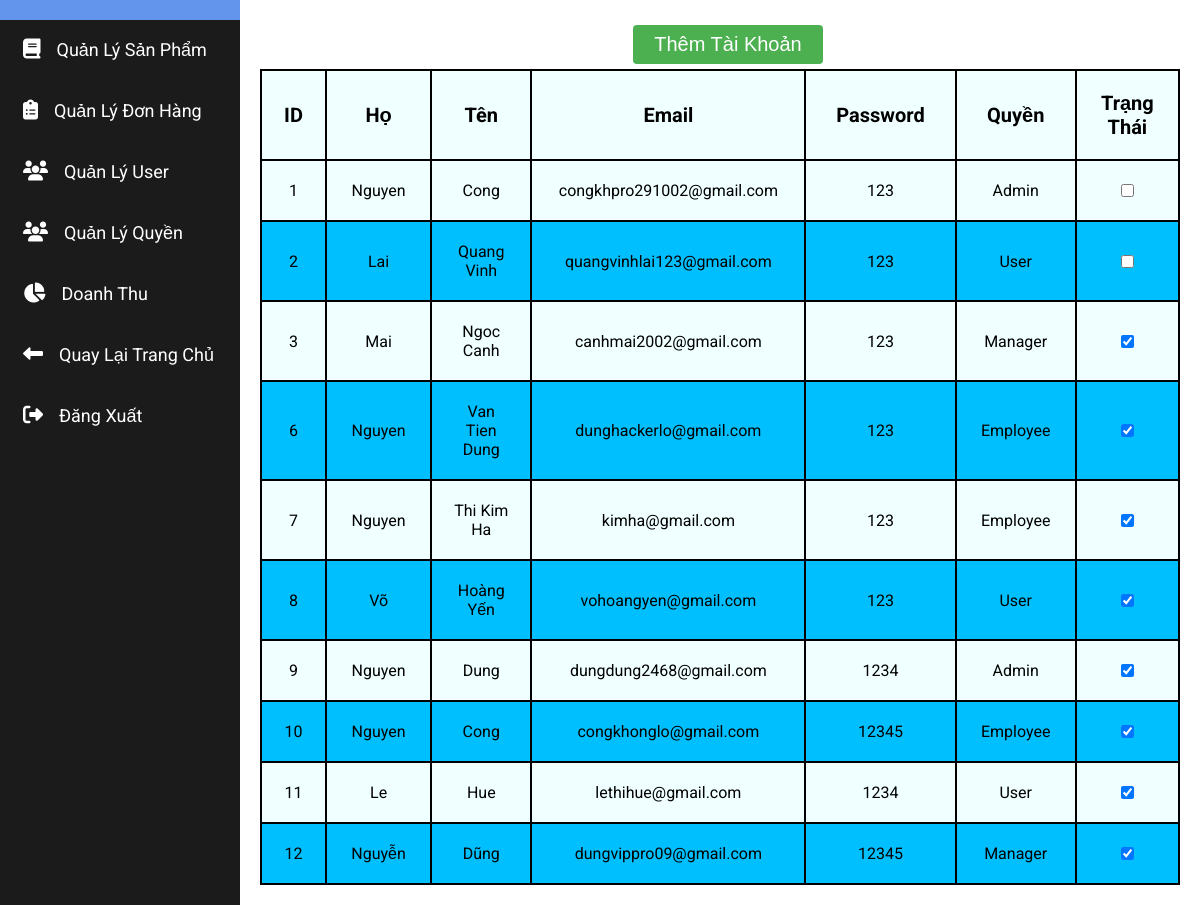
Screenshot of /admin.php?id=3&c=0 with the database file from the repository.
### tables this page shows
CREATE TABLE `account` (
  `IDAccount` int(11) NOT NULL,
  `FirstName` varchar(10) NOT NULL,
  `LastName` varchar(100) NOT NULL,
  `Email` varchar(50) NOT NULL,
  `Password` varchar(50) NOT NULL,
  `DiaChi` varchar(50) NOT NULL,
  `SDT` varchar(20) NOT NULL,
  `Role` varchar(50) NOT NULL,
  `Status` varchar(10) NOT NULL
);

### DAL/DAL_QL_User.php (the view, shortened to what this page needs)
<?php
include("DAL_Connect.php");
$sql = "SELECT * FROM account ORDER BY IDAccount ASC";
$result = $conn->query($sql);
if ($result->num_rows > 0) {
    while($row = $result->fetch_assoc()) {
    echo "<tr>";
    echo "<td>" . $row['IDAccount'] . "</td>";
    echo "<td>" . $row['FirstName'] . "</td>";
    echo "<td>" . $row['LastName'] . "</td>";
    echo "<td>" . $row['Email'] . "</td>";
    echo "<td>" . $row['Password'] . "</td>";
    echo "<td>" . $row['Role'] . "</td>";
    echo '<td><input type="checkbox" id="'.$row['IDAccount'].'" ' . ($row['Status'] == 1 ? 'checked' : '') . ' onclick="checkedUser('.$row['IDAccount'].')"></td>';
    echo "</tr>";
    }
  } else {
    echo "0 results";
  }
?>

### admin.php (shortened to what this page needs)
<link rel="stylesheet" href="./css/Admin.css">
<link rel="stylesheet" href="https://maxcdn.bootstrapcdn.com/font-awesome/4.4.0/css/font-awesome.min.css">
<link rel="stylesheet" href="https://cdnjs.cloudflare.com/ajax/libs/font-awesome/6.2.1/css/all.min.css" />
<body>
    <div class="Menu">
        <nav class="sidebar">
            <div class="Header admin_info">
            </div>
            <ul>
                <li>
                    <a href="" class="btn_sanpham" id="SP"><i class="fa-solid fa-book"></i>Quản Lý Sản Phẩm</a>
                </li>
                <li>
                    <a href="" class="btn_Orders" id="DH"><i class="fa-solid fa-clipboard-list"></i>Quản Lý Đơn Hàng</a>
                </li>
                <li>
                    <a href="" class="btn__users btn_User" id="User"> <i class="fa-solid fa-users"></i>Quản Lý User</a>
                </li>
                <li>
                    <a href="" class="btn__Quyen" id="PQ"> <i class="fa-solid fa-users"></i>Quản Lý Quyền</a>
                </li>
                <li>
                    <a href="" class="btn_Doanhthu" id="DT"><i class=" fa-solid fa-chart-pie"></i>Doanh Thu</a>
                </li>
                <li>
                    <a href="index.php" class="btn__backHomePage btn_Back"><i class="fa-solid fa-left-long"></i>Quay Lại Trang Chủ</a>
                </li>
                <li>
                    <a href="logout.php" class="btn__logout btn_LogOut"><i class="fa-solid fa-right-from-bracket"></i>Đăng Xuất</a>
                </li>
            </ul>
        </nav>
    </div>
    <div class="Content">
        <?php include("content_admin.php") ?>
</body>

### content_admin.php (shortened to what this page needs)
<?php if (isset($_GET['id'])) {
    switch ($_GET['id']) {
        case '3':
            include("QL_User.php");
            break;
    }
}

### QL_User.php (shortened to what this page needs)
<?php if (isset($_GET['c'])) {
    if ($_GET['c'] == 0) {
?>
        <div class="Content_User header_content">
            <a href=""><button class="btn_themtk">Thêm Tài Khoản</button></a>
            <table>
                <thead>
                    <tr>
                        <th class="column5">ID</th>
                        <th class="column10">Họ</th>
                        <th class="column10">Tên</th>
                        <th class="column15">Email</th>
                        <th class="column15">Password</th>
                        <th class="column10">Quyền</th>
                        <th class="column10">Trạng Thái</th>
                    </tr>
                <tbody>
                    <?php include("./DAL/DAL_QL_User.php") ?>
                </tbody>
                </thead>
            </table>
        </div>
    <?php
    }
    ?><div class = "btn_back_QL_User">Back</div>
    <?php
}
?>

### css/Admin.css (style rules this page uses)
* { box-sizing: border-box; margin: 0; padding: 0; }
body { font-family: "Roboto", sans-serif; }
.sidebar { position: fixed; width: 20%; height: 100%; left: 0; background-color: #1b1b1b; }
nav ul { background-color: #1b1b1b; height: 100%; width: 100%; }
nav ul li { line-height: 60px; border-bottom: 1px solid rgba(255, 255, 255, 0); }
nav ul li a i { margin-right: 16px; font-size: 20px; text-align: center; }
nav ul li a { color: white; text-decoration: none; font-size: 18px; padding-left: 20px; text-align: start; font-weight: 400; display: block; width: 100%; border-left: 3px solid transparent; }
.Menu { float: left; width: 20%; }
.Content { position: fixed; right: 0%; width: 80%; height: 100%; overflow-y: scroll; }
.Content_User { position: relative; margin: 20px; color: black; display: block; }
.header_content { transition: all 0.2s ease; }
table thead tr th { color: black; border: 2px solid black; padding: 20px; font-size: 20px; }
table tbody tr td { color: black; border: 2px solid black; padding: 20px; }
.Header { text-align: left; margin: 0px; font-size: 20px; }
table { border-collapse: collapse; text-align: center; }
.column5 { width: 5%; }
.column10 { width: 10%; }
.column15 { width: 15%; }
.btn_themtk { position: relative; left: 40%; border-radius: 4px; background-color: #4CAF50; border: none; color: #FFFFFF; text-align: center; font-size: 20px; padding: 8px; transition: all 0.5s; cursor: pointer; margin: 5px; width: 190px; }
tr:nth-child(odd) { background-color: azure; }
tr:nth-child(even) { background-color: deepskyblue; }
.admin_info { background-color: cornflowerblue; padding: 10px; }

### rows the page displays
account: IDAccount "1", FirstName "Nguyen", LastName "Cong", Email "congkhpro291002@gmail.com", Password "123", Role "Admin"
account: IDAccount "2", FirstName "Lai", LastName "Quang Vinh", Email "quangvinhlai123@gmail.com", Password "123", Role "User"
account: IDAccount "3", FirstName "Mai", LastName "Ngoc Canh", Email "canhmai2002@gmail.com", Password "123", Role "Manager", Status "☑"
account: IDAccount "6", FirstName "Nguyen", LastName "Van Tien Dung", Email "dunghackerlo@gmail.com", Password "123", Role "Employee", Status "☑"
account: IDAccount "7", FirstName "Nguyen", LastName "Thi Kim Ha", Email "kimha@gmail.com", Password "123", Role "Employee", Status "☑"
account: IDAccount "8", FirstName "Võ", LastName "Hoàng Yến", Email "vohoangyen@gmail.com", Password "123", Role "User", Status "☑"
account: IDAccount "9", FirstName "Nguyen", LastName "Dung", Email "dungdung2468@gmail.com", Password "1234", Role "Admin", Status "☑"
account: IDAccount "10", FirstName "Nguyen", LastName "Cong", Email "congkhonglo@gmail.com", Password "12345", Role "Employee", Status "☑"
account: IDAccount "11", FirstName "Le", LastName "Hue", Email "lethihue@gmail.com", Password "1234", Role "User", Status "☑"
account: IDAccount "12", FirstName "Nguyễn", LastName "Dũng", Email "dungvippro09@gmail.com", Password "12345", Role "Manager", Status "☑"
